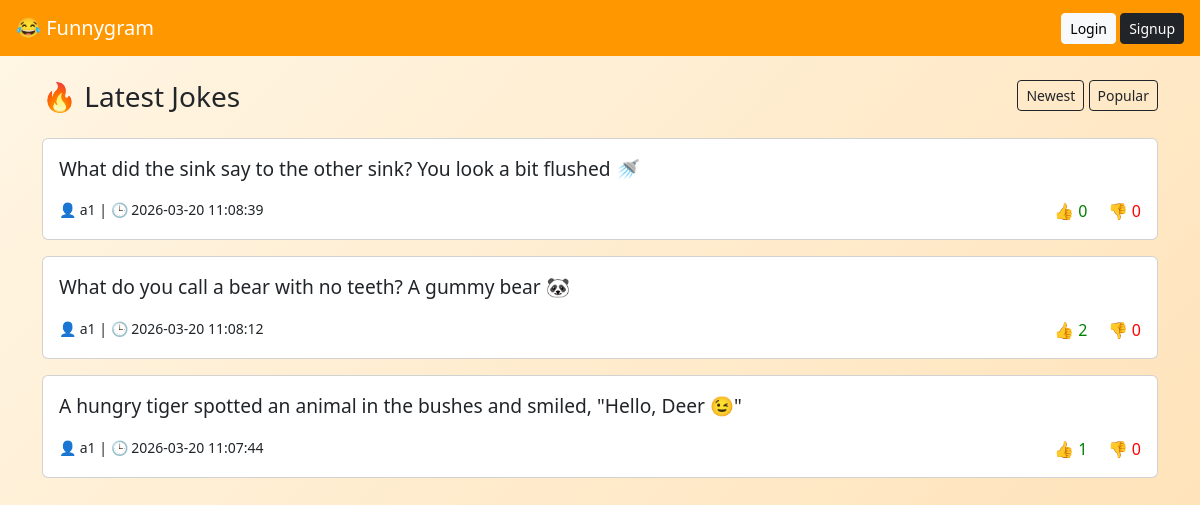
Before: / with the older database file.
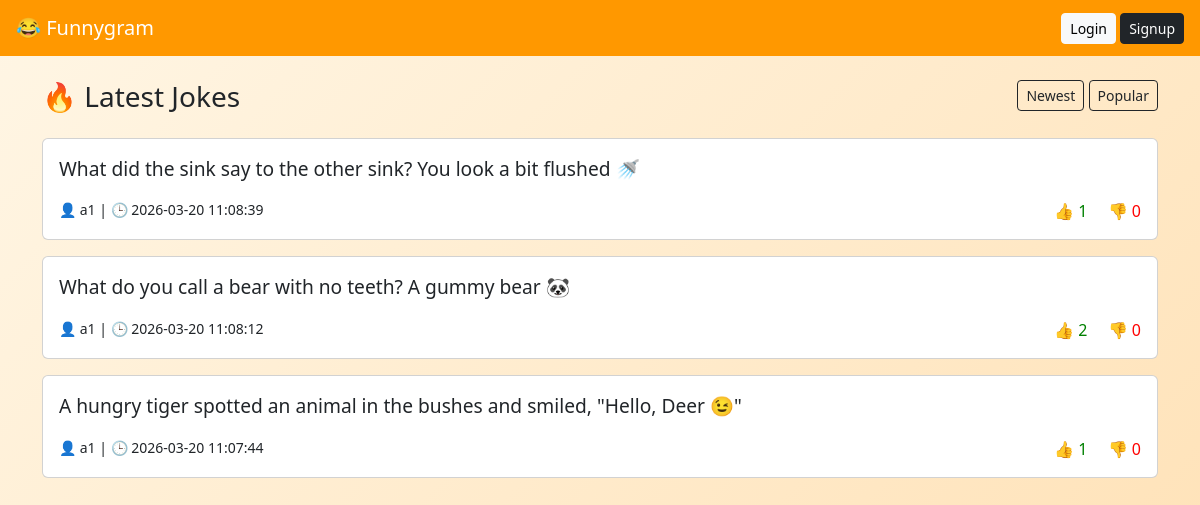
After: the same page with the newer database file.
### tables this page shows
CREATE TABLE jokes (
    id INTEGER PRIMARY KEY AUTOINCREMENT,
    user_id INTEGER,
    content TEXT,
    likes INTEGER DEFAULT 0,
    dislikes INTEGER DEFAULT 0,
    created_at DATETIME DEFAULT CURRENT_TIMESTAMP
);

CREATE TABLE users (
    id INTEGER PRIMARY KEY AUTOINCREMENT,
    username TEXT,
    password TEXT
);

### index.php (the view)
<?php include 'db.php';
$sort = isset($_GET['sort']) && $_GET['sort'] == 'likes' ? 'likes DESC' : 'created_at DESC';
$res = $db->query("SELECT jokes.*, users.username
FROM jokes JOIN users ON users.id=jokes.user_id
ORDER BY $sort");
?>
<link rel="stylesheet" href="style.css">
<link href="https://cdn.jsdelivr.net/npm/bootstrap@5.3.0/dist/css/bootstrap.min.css" rel="stylesheet">
<nav class="navbar navbar-dark px-3">
    <span class="navbar-brand">😂 Funnygram</span>
    <div>
        <?php if(isset($_SESSION['user_id'])) { ?>
            <a href="dashboard.php" class="btn btn-light btn-sm">Dashboard</a>
            <a href="logout.php" class="btn btn-dark btn-sm">Logout</a>
        <?php } else { ?>
            <a href="login.php" class="btn btn-light btn-sm">Login</a>
            <a href="signup.php" class="btn btn-dark btn-sm">Signup</a>
        <?php } ?>
    </div>
</nav>
<div class="container mt-4">
    <div class="d-flex justify-content-between mb-3">
        <h3>🔥 Latest Jokes</h3>
        <div>
            <a href="?sort=date" class="btn btn-outline-dark btn-sm">Newest</a>
            <a href="?sort=likes" class="btn btn-outline-dark btn-sm">Popular</a>
        </div>
    </div>
    <?php while ($row = $res->fetchArray()) { ?>
        <div class="card p-3 mb-3">
            <p class="joke-text"><?= htmlspecialchars($row['content']) ?></p>
            <div class="d-flex justify-content-between">
                <small>👤 <?= $row['username'] ?> | 🕒 <?= $row['created_at'] ?></small>
                <div>
                    <a href="like.php?id=<?= $row['id'] ?>&type=like" class="like-btn text-decoration-none">
                        👍 <?= $row['likes'] ?>
                    </a>
                    <a href="like.php?id=<?= $row['id'] ?>&type=dislike" class="ms-3 dislike-btn text-decoration-none">
                        👎 <?= $row['dislikes'] ?>
                    </a>
                </div>
            </div>
        </div>
    <?php } ?>
</div>

Changed rows visible on the page:
changed jokes "What did the sink say to the other sink? You look a bit flushed 🚿": likes "0" → "1"
